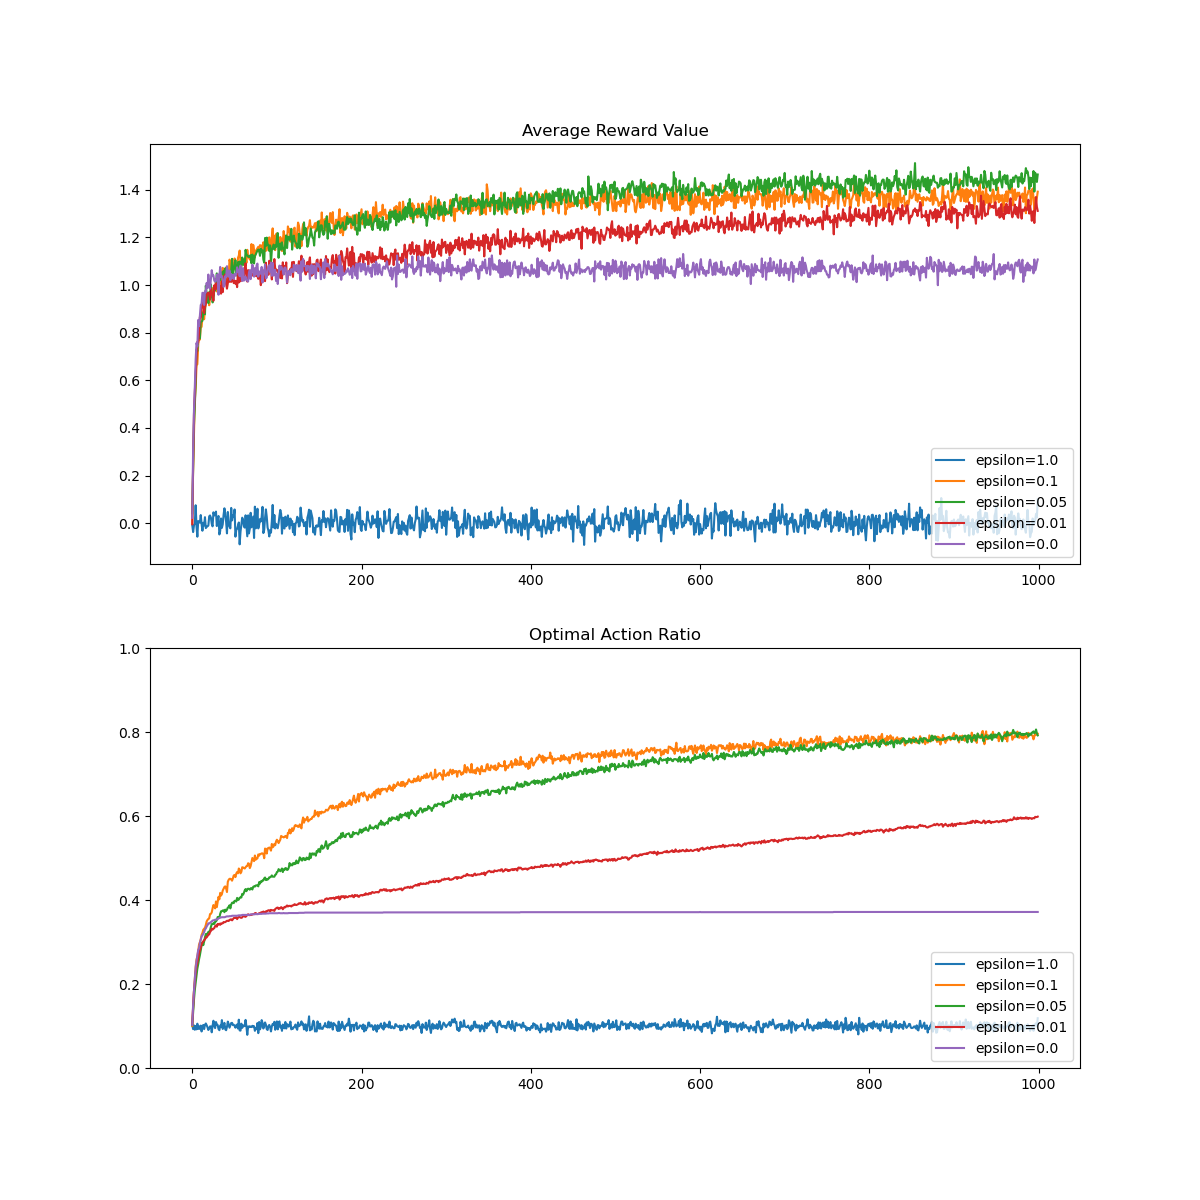

Recreate this plot in Python.
import argparse
from typing import Dict

from matplotlib import pyplot as plt
import numpy as np


class Arm:

    def __init__(self, mean, std, num_steps):
        self.mean = mean
        self.std = std
        self.data = np.random.normal(mean, std, num_steps)

    def __str__(self):
        return f'{self.mean=}, {self.std=}, data_mean={np.average(self.data)}, data_std={np.std(self.data)}'


def main(args) -> None:

    args = vars(args)
    print(f'{args=}')

    data = do_run(args)

    render_figure(data, args)


def do_run(args: Dict) -> Dict:

    data = {}

    num_arms = args.get('num_arms')
    mean = args.get('mean')
    std = args.get('std')
    num_steps = args.get('num_steps')
    num_runs = args.get('num_runs')
    epsilons = args.get('epsilons')
    initial_value = args.get('initial_value')
    alpha = args.get('alpha')
    run_type = args.get('run_type')
    explore_type = args.get('explore_type')
    ucb_consts = args.get('ucb_consts')

    if explore_type == 'ucb':
        values = ucb_consts
    else:
        values = epsilons

    for v in values:

        # track all the averages as we go
        o_avg = np.zeros(num_steps, dtype=float)
        r_avg = np.zeros(num_steps, dtype=float)

        # save the averages for each epsilon
        data[v] = {'r': r_avg, 'o': o_avg}

        for run in range(1, num_runs + 1):

            print(f"Starting {run=}...")

            # track this over each run
            q_run = np.array([initial_value] * num_arms, dtype=float)
            n_run = np.zeros(num_arms, dtype=int)

            # create the arms
            arm_means = np.random.normal(mean, std, num_arms)
            arms = []
            for arm_mean in arm_means:
                arm = Arm(arm_mean, std, num_steps)
                arms.append(arm)

            # track the optimal action
            optimal_action = np.argmax(arm_means)

            for step in range(num_steps):

                if explore_type == 'ucb':
                    action = np.argmax(q_run + v * np.sqrt(np.log(step + 1)/n_run))
                else:
                    # select the action, possibly at random based on epsilon
                    e = np.random.uniform(0, 1)
                    if e > v:
                        # noinspection PyArgumentList
                        q_run_max = q_run.max()
                        choice = np.flatnonzero(q_run == q_run_max)
                        action = np.random.choice(choice)
                    else:
                        action = np.random.randint(0, num_arms)

                # track which action was taken
                n_run[action] += 1

                # track optimal actions
                o_avg[step] = o_avg[step] + ((action == optimal_action) - o_avg[step]) / run

                # track rewards
                r = arms[action].data[step]
                r_avg[step] = r_avg[step] + (r - r_avg[step]) / run

                # choose which update rule here
                if run_type == 'stationary':
                    q_run[action] = q_run[action] + alpha * (r - q_run[action])
                else:
                    q_run[action] = q_run[action] + (r - q_run[action]) / n_run[action]

    return data


def render_figure(data: Dict, args: Dict):

    if args.get('explore_type') == 'ucb':
        label = 'UCB constant'
    else:
        label = 'epsilon'

    # render the figure and write it to file
    fig, axes = plt.subplots(2, 1)
    fig.set_figwidth(12)
    fig.set_figheight(12)

    axes[1].set_ylim([0., 1.])

    for epsilon, data in data.items():
        axes[0].plot(data['r'], label=f'{label}={epsilon}')
        axes[1].plot(data['o'], label=f'{label}={epsilon}')

    axes[0].legend(loc='lower right')
    axes[0].title.set_text("Average Reward Value")
    axes[1].legend(loc='lower right')
    axes[1].title.set_text("Optimal Action Ratio")

    plt.savefig(args.get('output_filename'))


if __name__ == '__main__':

    parser = argparse.ArgumentParser(prog='k-armed-testbed')

    parser.add_argument('--num_arms', type=int, default=10)
    parser.add_argument('--mean', type=float, default=0.0)
    parser.add_argument('--std', type=float, default=1.0)
    parser.add_argument('--num_steps', type=int, default=1000)
    parser.add_argument('--num_runs', type=int, default=2000)
    parser.add_argument('--epsilons', nargs='*',
                        default=[.1, .05, .01, 0.0])
    parser.add_argument('--initial_value', type=float, default=0)
    parser.add_argument('--alpha', type=float, default=.1)
    parser.add_argument('--run_type',
                        choices=['default', 'stationary'],
                        default='default')
    parser.add_argument('--explore_type',
                        choices=['e_greedy', 'ucb'],
                        default='e_greedy')
    parser.add_argument('--ucb_consts', nargs='*', default=[1, 2, 5, 10])
    parser.add_argument('--output_filename', type=str,
                        default='images/k-armed-testbed-stat.png')

    main(args=parser.parse_args())
